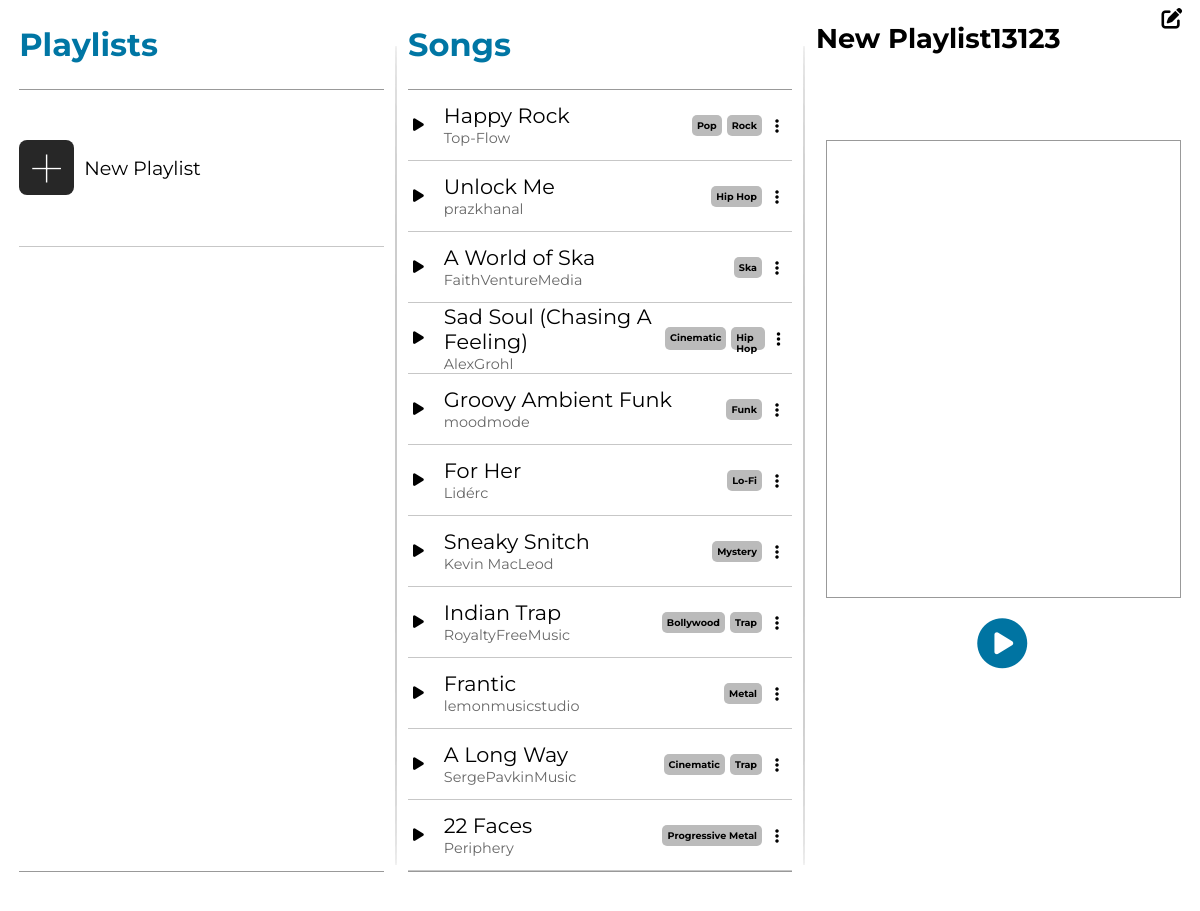
Screenshot of /iframetest/40/ with the database file from the repository.
### app/models.py (models this page shows, shortened)
class Song(models.Model):
    title = models.CharField(max_length=50)
    song_file = models.FileField(upload_to='')
    artist = models.ManyToManyField(Artist) # type: ignore
    genre = models.ManyToManyField(Genre) # type: ignore

class Artist(models.Model):
    name = models.CharField(max_length=50)
    def __str__(self):
        return self.name

class Genre(models.Model):
    name = models.CharField(max_length=50)

class Playlist(models.Model):
    name = models.CharField(max_length=30)
    songs = models.ManyToManyField(Song) # type: ignore
    description = models.CharField(max_length=150, null=True, blank=True)
    created_by = models.ForeignKey(User, on_delete=models.CASCADE)

### app/views.py (the view, shortened to what this page needs)
# urls.py: path('iframetest/<str:playlistID>/', home_frame, name='ift'),
def home_frame(req: HttpRequest, playlistID:str) -> HttpResponse:
    songs = Song.objects.all()
    songForm = AddSongForm()
    playlistForm = None
    playlists = None
    if req.user.is_authenticated:
        playlistForm = NewPlaylistForm()
        playlists = req.user.playlist_set.all() # type: ignore
    try:
        playlistInfo = Playlist.objects.get(pk=playlistID)
    except:
        playlistInfo = None
    context = {'songs': songs, 'playlistForm': playlistForm, 'songForm': songForm, 'playlists': playlists, 'playlistInfo': playlistInfo} # type: ignore
    return render(req, 'add-playlist.html', context) # type: ignore

### app/templates/add-playlist.html (shortened to what this page needs)
{% extends "homepageiframe.html" %}

### app/templates/homepageiframe.html (shortened to what this page needs)
{% load static %}
<!DOCTYPE html>
<html lang="en">
    <head>
        <link rel="stylesheet" href="{% static "styles.css" %}">
    </head>
    <body>
        <div id='user-interface-wrapper'>
            <div class="ui-container">
                <div id="playlistOverallContainer">
                    <div id="playlistcontainerHeader">
                        <h1>Playlists</h1>
                    </div>
                    <div id='playlists-container'>
                        <div id='gridifier'>
                            <div class='playlist-wrapper'>
                                <div id="new-playlist" class='playlist-button'>
                                    <div class='playlist-icon-wrapper'>
                                        <div id='new-playlist-icon'>+</div>
                                    </div>
                                    <div class='playlist-text-wrapper'>
                                        <p class='playlist-text'>New Playlist</p>
                                    </div>
                                </div>
                            </div>
                            <button id="playlistBtn"></button>
                        </div>
                    </div>
                    <div id='playlistcontFooter'>
                    </div>
                </div>
                <div class='br'></div>
                <div class='songsOverallContainer' style="{% if playlistInfo %}width: 32%{% else %}width: 64%; margin-right: 2.5%{% endif %}">
                    <div id='songsContainerHeader'>
                        <h1>Songs</h1>
                    </div>
                    <div id='songs-container'>
                        {% for song in songs %}
                        <div class="song-wrapper">
                            <div class='songMetaBtn'>
                                <i class="songPlayBtn fa-solid fa-play"><song class="{% for artist in song.artist.all %}{{artist}}{% endfor %}" title={{song.song_file.url}} style='display: none'>{{song.title}}</song></i>
                                <div class='songTitleArtist'>
                                    <div class='songObject songTitle' title={{song.song_file.url}}>{{song.title}}</div>
                                    <div class='songArtist'>{% for artist in song.artist.all %}<span class='artistSpan'>{{artist.name}}</span>{% endfor %}</div>
                                </div>
                            </div>
                            <div class='songGenrePlaylistBtn'>
                                <div class='songGenres'>{% for genre in song.genre.all %}<span class='genreTag'>{{genre.name}}</span>{% endfor %}</div>
                                <div class='ellipsis-box'><i class="fa-solid fa-ellipsis-vertical"></i></div>
                            </div>
                        </div>
                        {% endfor %}
                    </div>
                    <div id='songsContainerFooter'></div>
                </div>
                {% if playlistInfo %}
                <div class='br'></div>
                <div id='playlist-view-container'>
                    <div id="playlistViewHeader" class='playlistViewHeaderForm'>
                        <i id='updateBtn' class="fa-solid fa-pen-to-square"></i>
                        <h1 id='playlistViewTitle'>{{playlistInfo.name}}</h1>
                    </div>
                    <div id='playlistViewSongContainer'>
                    </div>
                    <div id='playlistPlayBtn'>
                        <i class="fa-solid fa-circle-play">
                        </i>
                    </div>
                </div>
                {% endif %}
            </div>
        </div>
    </body>
</html>

### app/static/styles.css (style rules this page uses)
* { padding: 0; margin: 0; font-family: Montserrat; }
#user-interface-wrapper { width: 100vw; height: 100vh; display: flex; flex-direction: column; }
.ui-container { display: flex; width: 100%; height: 100%; justify-content: space-between; }
#playlistOverallContainer { width: 32%; }
#playlistcontainerHeader { display: flex; align-items: center; height: 89px; margin-left: 5%; border-bottom: 1px solid #999999; }
#songsContainerHeader { display: flex; align-items: center; height: 89px; border-bottom: 1px solid #999999; }
#songsContainerHeader h1 { color: #0076a4; font-weight: bold; }
#playlistcontainerHeader h1 { color: #0076a4; font-weight: bold; }
#playlistcontFooter { margin-left: 5%; height: 29px; border-top: 1px solid #999999; }
#songsContainerFooter { height: 29px; border-top: 1px solid #999999; }
#playlists-container { height: calc(100% - 130px); width: 100%; overflow-y: scroll; scrollbar-width: none; }
#songs-container { height: calc(100% - 130px); overflow-y: scroll; scrollbar-width: none; }
.br { width: 2px; height: 90%; margin-top: auto; margin-bottom: auto; background-color: rgb(202, 202, 202); border-radius: 40%; }
#playlist-view-container { height: 100%; width: 32%; font-family: sans-serif; font-family: Montserrat; }
.playlist-button { margin-left: 5%; width: 95%; height: 100%; display: flex; border-bottom: 1px solid #c7c7c7; }
.playlist-icon-wrapper { display: flex; align-items: center; justify-content: center; }
#new-playlist-icon { display: flex; height: 55px; width: 55px; background-color: rgb(39, 39, 39); border-radius: 8px; color: white; justify-content: center; align-items: center; font-size: 70px; font-weight: 100; font-family: Montserrat; }
.playlist-text-wrapper { display: flex; flex-direction: column; justify-content: center; padding-left: 10px; font-family: sans-serif; }
.playlist-text { font-size: 1.2em; }
.playlist-wrapper { width: 100%; display: flex; align-items: center; justify-content: center; }
.playlistBtn, #playlistBtn { display: flex; justify-self: center; align-self: center; background: transparent; justify-content: space-between; align-items: center; border: transparent; width: 97%; margin-left: 3%; height: 100%; transition: .3s; }
.gridifier, #gridifier { display: grid; height: 20%; min-height: 70px; }
.playlist-wrapper, .playlistBtn, #playlistBtn { grid-column: 1; grid-row: 1; }
#playlistBtn { z-index: 2; }
.song-wrapper { height: 60px; border-bottom: 1px solid #c7c7c7; display: flex; align-items: center; justify-content: space-between; font-family: sans-serif; padding: 5px; }
.songTitle { font-size: 1.3em; }
.artistSpan { color: rgb(104, 104, 104); font-size: .9em; }
.songMetaBtn { display: flex; gap: 20px; align-items: center; }
.songPlayBtn { font-size: .9em; transition: .3s }
.songGenrePlaylistBtn { display: flex; align-items: center; }
.songGenres { display: flex; gap: 5px; max-height: 23px; margin-right: 5px; }
.genreTag { background-color: #bbbbbb; border-radius: 5px; padding: 5px; font-size: .6em; font-weight: bolder; }
.ellipsis-box { display: flex; height: 20px; width: 20px; border:transparent; border-radius: 50%; justify-content: center; align-items: center; position: relative; transition: .3s; }
.fa-ellipsis-vertical { margin-top: 1.5px; }
.playlistViewHeaderForm { height: 130px; }
#updateBtn { text-align: right; position: relative; right: -90%; top: 8px; font-size: 1.3em; transition: .3s; }
#playlistViewSongContainer { border: 1px solid #999999; margin: 10px 5% 10px 10px; height: 50%; overflow-y: scroll; position: relative; }
#playlistPlayBtn { display: flex; height: 70px; font-size: 50px; width: 97%; justify-content: center; align-items: center; position: relative; }
.fa-circle-play { border-radius: 100%; color: #0074a2; transition: .3s; }
#playlistViewTitle { font-size: 1.7em; }

### rows the page displays
Song: title "Happy Rock"
Artist: name "Top-Flow"
Genre: name "Pop"
Genre: name "Rock"
Song: title "Unlock Me"
Artist: name "prazkhanal"
Genre: name "Hip Hop"
Song: title "A World of Ska"
Artist: name "FaithVentureMedia"
Genre: name "Ska"
Song: title "Sad Soul (Chasing A Feeling)"
Artist: name "AlexGrohl"
Genre: name "Cinematic"
Song: title "Groovy Ambient Funk"
Artist: name "moodmode"
Genre: name "Funk"
Song: title "For Her"
Artist: name "Lidérc"
Genre: name "Lo-Fi"
Song: title "Sneaky Snitch"
Artist: name "Kevin MacLeod"
Genre: name "Mystery"
Song: title "Indian Trap"
Artist: name "RoyaltyFreeMusic"
Genre: name "Bollywood"
Genre: name "Trap"
Song: title "Frantic"
Artist: name "lemonmusicstudio"
Genre: name "Metal"
Song: title "A Long Way"
Artist: name "SergePavkinMusic"
Song: title "22 Faces"
Artist: name "Periphery"
Genre: name "Progressive Metal"
Playlist: name "New Playlist13123"
